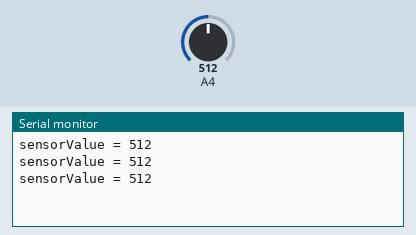
Bench run of a sketch on a simulated Arduino Uno, built with avr-gcc and run on an emulated ATmega328P. Parts: the last lines printed to the serial monitor. Inputs (shaded band) come from the test bench; at power-on: A4 = 512.

Above: at 1.3 s.
1.4 s: A4 set to 716
At 2.0 s:
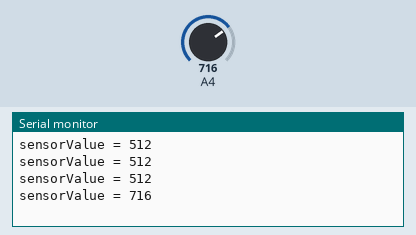
2.9 s: A4 set to 900
At 3.4 s:
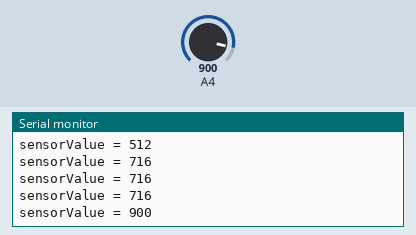
Timing chart, 0 to 5.9 s (numbered marks = the images above; inputs shaded):
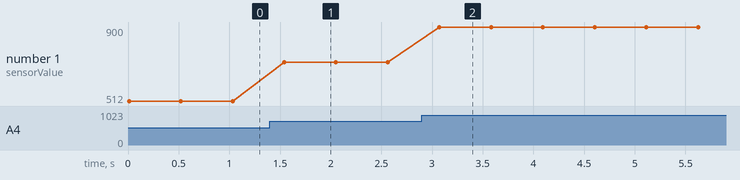

Measured:
- after the input at 1.4 s, the serial monitor: prints a new line after 0.14 s (image 1)
- after the input at 2.9 s, the serial monitor: prints a new line after 0.17 s (image 2)
- plotted number 1: 512 → 716 after the input at 1.4 s, 716 → 900 after the input at 2.9 s

The sketch:

AnalogReadSerial_JMF1.ino
```cpp
// Program to read the voltage on pin 12 with analogRead(12)
// and print that value to the Serial Monitor

int sensorValue = 0;

void setup() {
  // put your setup code here, to run once:
  Serial.begin(9600);  // This sets the BAUD rate for the serial communication
}

void loop() {
  // put your main code here, to run repeatedly:
  sensorValue = analogRead(12); // read the voltage level on pin 12
  delay(10);
  Serial.print("sensorValue = " );
  Serial.println(sensorValue);      // Print the value to the Serial Monitor
  delay(500);

}
```
